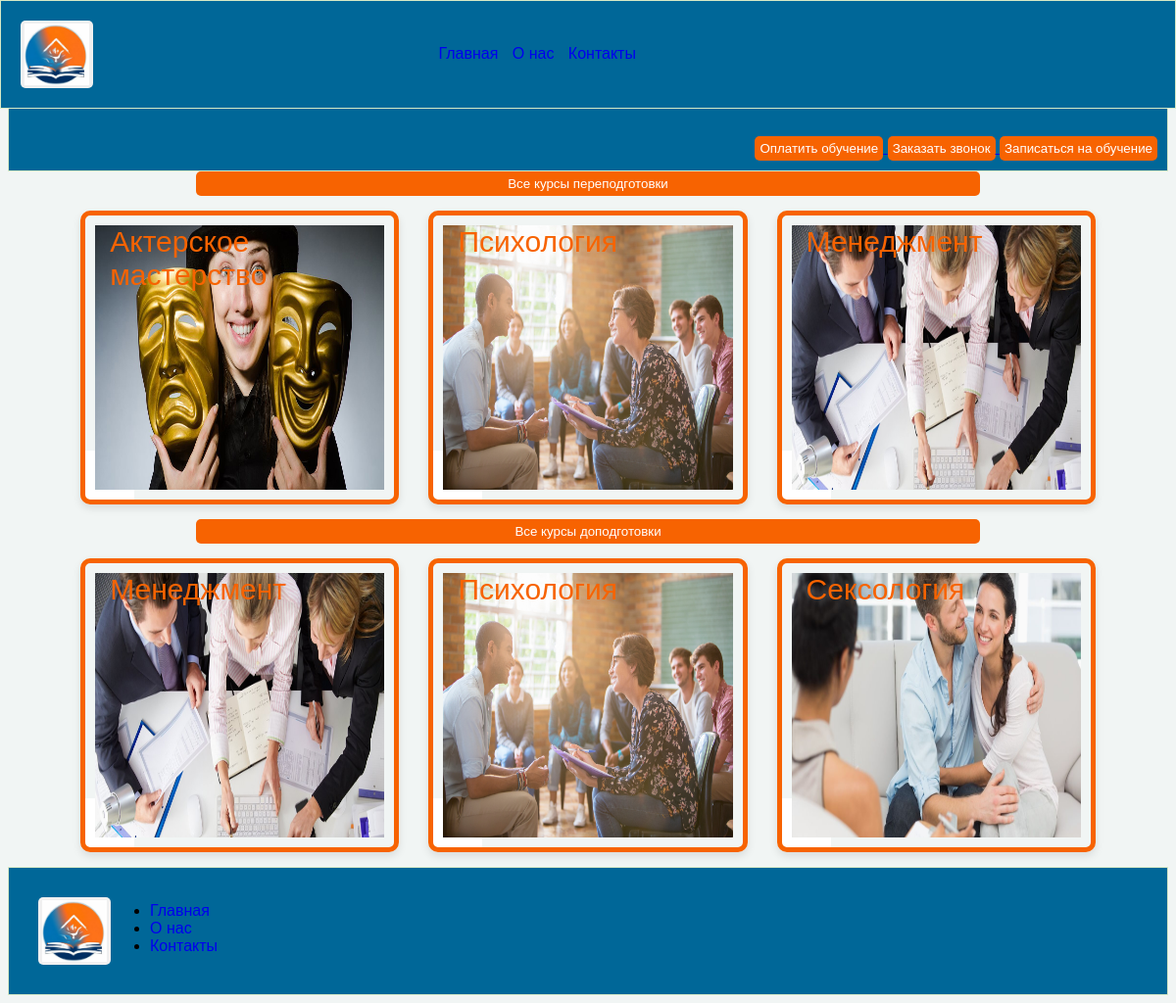
The page / on the database its author committed.
### Centr/models.py (models this page shows, shortened)
class MenuTrainingCent(models.Model):
    title = models.CharField(max_length=70, verbose_name='Название')
    description = models.TextField(verbose_name='Описание')
    image = models.ImageField(upload_to='images', verbose_name='Изображение')
    value_programs = models.IntegerField(default=1, verbose_name='количество программ обучения')
    TYPE = [
        ('PPD', 'Переподготовка'),
        ('DPD', 'Доподготовка'),
    ]
    type = models.CharField(choices=TYPE, max_length=3, default='PPD', verbose_name='Тип')

### Centr/views.py (the view)
# urls.py: path('', views.index, name='index'),
def index(request):
    menu_ppd = MenuTrainingCent.objects.filter(type__exact='PPD').order_by('?')[:3]
    menu_dpd = MenuTrainingCent.objects.filter(type__exact='DPD').order_by('?')[:3]
    context = {'menu_ppd': menu_ppd, 'menu_dpd': menu_dpd}
    return render(
        request,
        'index.html',
        context=context
    )

### Centr/templates/index.html (shortened to what this page needs)
{% extends 'main.html' %}
{% load static %}
{% block content %}
<div style="display: flex; flex-direction: column; align-items: center;">
    <a  target="_blank" href="{% url 'prerpodg' %}">
            <button class="big_button">Все курсы переподготовки</button>
    </a>
</div>
<div class="container" >
    {% include 'MenuItems.html' with menu=menu_ppd %}
</div>
<div style="display: flex; flex-direction: column; align-items: center;">
    <a target="_blank" href="{% url 'dopodgot' %}">
        <button class="big_button">Все курсы доподготовки</button>
    </a>
</div>
<div class="container" >
     {% include 'MenuItems.html' with menu=menu_dpd %}
</div>
{% endblock  %}

### Centr/templates/MenuItems.html (shortened to what this page needs)
{% load static %}
{% for item in menu %}
    <div class="card" >
        <div class="container1">
            <img src="{{MEDIA_URL}} {{item.image.url}}" alt='{{item.title}}'>
            <div class="text">{{item.title}}</div>
        </div>
    </div>
{% endfor %}

### Centr/static/css/marketplace.css (style rules this page uses)
body { background: #f1f5f4; margin: 0; }
* { box-sizing: border-box; }
.big_button { width: 800px; background-color:#f76301; border-radius: 5px; color: white; padding: 5px 5px; border: none; cursor: pointer; text-decoration: none; }

### Centr/static/css/about111.css (style rules this page uses)
body { font-family: sans-serif; }

### Centr/static/css/trtri.css (style rules this page uses)
.container { display: flex; justify-content: space-between; width: 90%; margin: 0 auto; }
.container1 { width: auto; height: auto; position: relative; }
.card { position: relative; width: 400px; height: 300px; margin: 15px; overflow: hidden; cursor: pointer; border-radius: 10px; box-shadow: 0 4px 8px rgba(0, 0, 0, 0.1); border: 5px solid #f76301; padding: 10px; margin: 15px; }
.card img { width: 100%; height: 100%; //object-fit: cover; object-fit: inherit; }
.text { position: absolute; top: 0px; color: #f76301; font-size: 30px; margin-left: 15px; }

### Centr/static/css/card_info.css (style rules this page uses)
.card:before { content: ''; position: absolute; bottom: 0; left: 0; width: 50px; height: 50px; background-color: #fff; border-radius: 0 10px 0 0; z-index: -1; }

### Centr/static/css/callback.css (style rules this page uses)
body { display: block; margin: 8px; }

### Centr/static/css/conta.css (style rules this page uses)
body { font-family: sans-serif; }

### Centr/static/css/payment.css (style rules this page uses)
body { display: block; margin: 8px; }

### rows shown on the page
MenuTrainingCent: image (picture), title "Актерское мастерство"
MenuTrainingCent: image (picture), title "Психология"
MenuTrainingCent: image (picture), title "Менеджмент"
MenuTrainingCent: image (picture), title "Менеджмент"
MenuTrainingCent: image (picture), title "Психология"
MenuTrainingCent: image (picture), title "Сексология"
